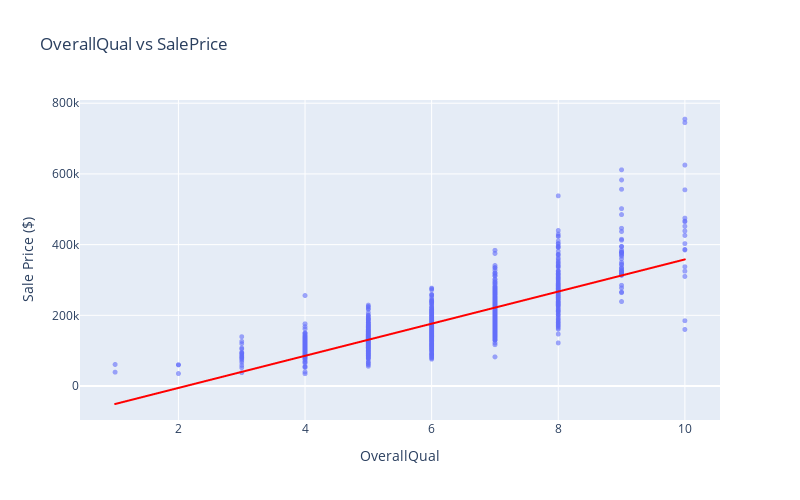
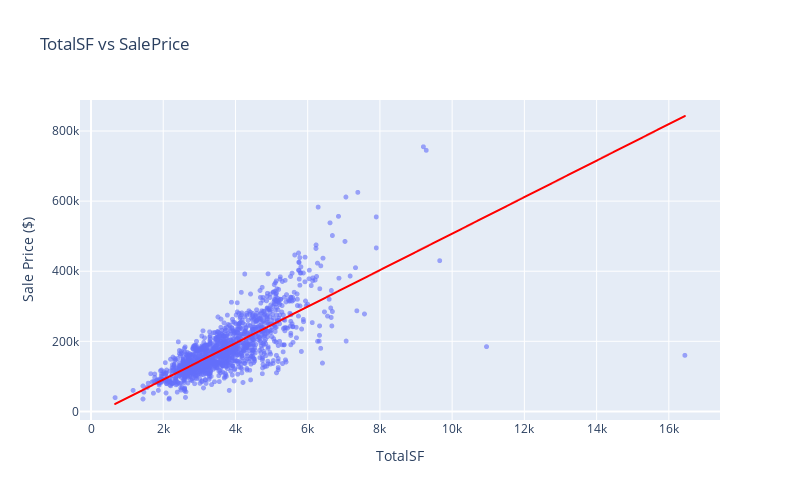
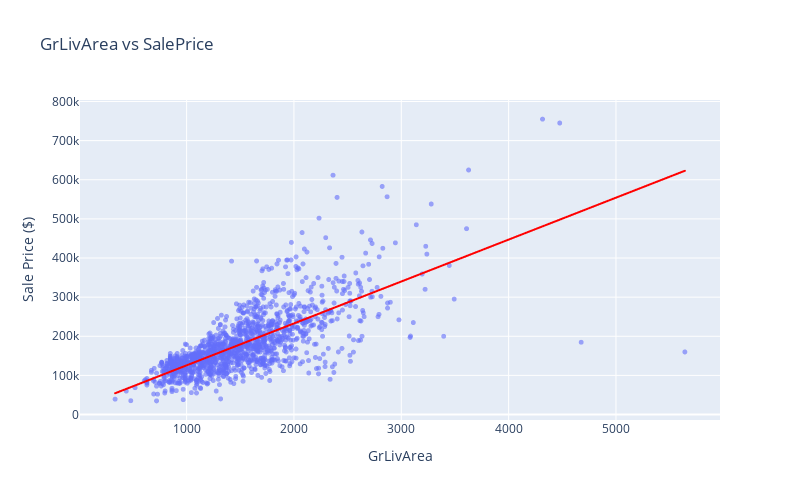
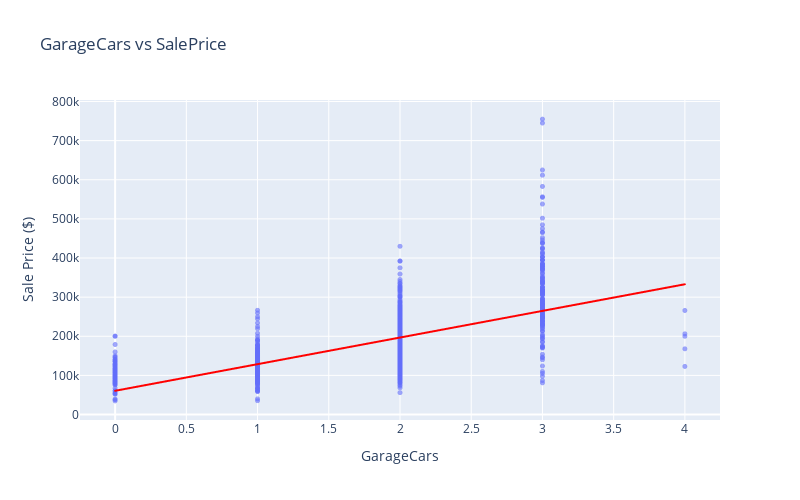

The notebook cell saved with these charts, in order:
### Markdown cell above
## Feature Visualisation

### Code cell
# Visualise selected features
for feature in selected_features:
    clean_data = data.dropna(subset=['SalePrice', feature])

    fig = px.scatter(
        clean_data,
        x=feature,
        y='SalePrice',
        title=f'{feature} vs SalePrice',
        labels={feature: feature, 'SalePrice': 'Sale Price ($)'},
        trendline="ols",
        trendline_color_override="red"
    )

    fig.update_traces(marker=dict(size=5, opacity=0.6))
    fig.update_layout(height=500, width=800)
    
    # Save as PNG
    filename = f"{feature}_vs_SalePrice.png"
    fig.write_image(filename)
    
    fig.show()

    print(f"\nRelationship: {feature} vs SalePrice")
    print(f"Data points: {len(clean_data):,}")
    print(f"Correlation: {price_corr[feature]:.3f}")

### Figure 1 — Plotly figure (JSON) as saved in the notebook; plotly's stock layout.template omitted (floating-point values rounded to 4 significant figures; data arrays with more than 128 entries replaced by an {"elided": "..."} marker saying what was removed)
{"data": [{"hovertemplate": "OverallQual=%{x}<br>Sale Price ($)=%{y}<extra></extra>", "legendgroup": "", "marker": {"color": "#636efa", "opacity": 0.6, "size": 5, "symbol": "circle"}, "mode": "markers", "name": "", "showlegend": false, "type": "scattergl", "x": {"elided": "1460 int values"}, "xaxis": "x", "y": {"elided": "1460 int values"}, "yaxis": "y"}, {"hovertemplate": "<b>OLS trendline</b><br>SalePrice = 45435.8 * OverallQual + -96206.1<br>R<sup>2</sup>=0.625652<br><br>OverallQual=%{x}<br>Sale Price ($)=%{y} <b>(trend)</b><extra></extra>", "legendgroup": "", "line": {"color": "red"}, "marker": {"color": "#636efa", "opacity": 0.6, "size": 5, "symbol": "circle"}, "mode": "lines", "name": "", "showlegend": false, "type": "scattergl", "x": {"elided": "1460 int values"}, "xaxis": "x", "y": {"elided": "1460 float values"}, "yaxis": "y"}], "layout": {"height": 500, "legend": {"tracegroupgap": 0}, "title": {"text": "OverallQual vs SalePrice"}, "width": 800, "xaxis": {"anchor": "y", "autorange": true, "domain": [0, 1], "range": [0.4452, 10.55], "title": {"text": "OverallQual"}, "type": "linear"}, "yaxis": {"anchor": "x", "autorange": true, "domain": [0, 1], "range": [-96030.0, 809100.0], "title": {"text": "Sale Price ($)"}, "type": "linear"}}}

### Figure 2 — Plotly figure (JSON) as saved in the notebook; plotly's stock layout.template omitted (floating-point values rounded to 4 significant figures; data arrays with more than 128 entries replaced by an {"elided": "..."} marker saying what was removed)
{"data": [{"hovertemplate": "TotalSF=%{x}<br>Sale Price ($)=%{y}<extra></extra>", "legendgroup": "", "marker": {"color": "#636efa", "opacity": 0.6, "size": 5, "symbol": "circle"}, "mode": "markers", "name": "", "showlegend": false, "type": "scattergl", "x": {"elided": "1460 int values"}, "xaxis": "x", "y": {"elided": "1460 int values"}, "yaxis": "y"}, {"hovertemplate": "<b>OLS trendline</b><br>SalePrice = 52.0866 * TotalSF + -13649.5<br>R<sup>2</sup>=0.574197<br><br>TotalSF=%{x}<br>Sale Price ($)=%{y} <b>(trend)</b><extra></extra>", "legendgroup": "", "line": {"color": "red"}, "marker": {"color": "#636efa", "opacity": 0.6, "size": 5, "symbol": "circle"}, "mode": "lines", "name": "", "showlegend": false, "type": "scattergl", "x": {"elided": "1460 int values"}, "xaxis": "x", "y": {"elided": "1460 float values"}, "yaxis": "y"}], "layout": {"height": 500, "legend": {"tracegroupgap": 0}, "title": {"text": "TotalSF vs SalePrice"}, "width": 800, "xaxis": {"anchor": "y", "autorange": true, "domain": [0, 1], "range": [-304.6, 17420.0], "title": {"text": "TotalSF"}, "type": "linear"}, "yaxis": {"anchor": "x", "autorange": true, "domain": [0, 1], "range": [-24510.0, 888500.0], "title": {"text": "Sale Price ($)"}, "type": "linear"}}}

### Figure 3 — Plotly figure (JSON) as saved in the notebook; plotly's stock layout.template omitted (floating-point values rounded to 4 significant figures; data arrays with more than 128 entries replaced by an {"elided": "..."} marker saying what was removed)
{"data": [{"hovertemplate": "GrLivArea=%{x}<br>Sale Price ($)=%{y}<extra></extra>", "legendgroup": "", "marker": {"color": "#636efa", "opacity": 0.6, "size": 5, "symbol": "circle"}, "mode": "markers", "name": "", "showlegend": false, "type": "scattergl", "x": {"elided": "1460 int values"}, "xaxis": "x", "y": {"elided": "1460 int values"}, "yaxis": "y"}, {"hovertemplate": "<b>OLS trendline</b><br>SalePrice = 107.13 * GrLivArea + 18569<br>R<sup>2</sup>=0.502149<br><br>GrLivArea=%{x}<br>Sale Price ($)=%{y} <b>(trend)</b><extra></extra>", "legendgroup": "", "line": {"color": "red"}, "marker": {"color": "#636efa", "opacity": 0.6, "size": 5, "symbol": "circle"}, "mode": "lines", "name": "", "showlegend": false, "type": "scattergl", "x": {"elided": "1460 int values"}, "xaxis": "x", "y": {"elided": "1460 float values"}, "yaxis": "y"}], "layout": {"height": 500, "legend": {"tracegroupgap": 0}, "title": {"text": "GrLivArea vs SalePrice"}, "width": 800, "xaxis": {"anchor": "y", "autorange": true, "domain": [0, 1], "range": [6.763, 5969.0], "title": {"text": "GrLivArea"}, "type": "linear"}, "yaxis": {"anchor": "x", "autorange": true, "domain": [0, 1], "range": [-13980.0, 803900.0], "title": {"text": "Sale Price ($)"}, "type": "linear"}}}

### Figure 4 — Plotly figure (JSON) as saved in the notebook; plotly's stock layout.template omitted (floating-point values rounded to 4 significant figures; data arrays with more than 128 entries replaced by an {"elided": "..."} marker saying what was removed)
{"data": [{"hovertemplate": "GarageCars=%{x}<br>Sale Price ($)=%{y}<extra></extra>", "legendgroup": "", "marker": {"color": "#636efa", "opacity": 0.6, "size": 5, "symbol": "circle"}, "mode": "markers", "name": "", "showlegend": false, "type": "scattergl", "x": {"elided": "1460 int values"}, "xaxis": "x", "y": {"elided": "1460 int values"}, "yaxis": "y"}, {"hovertemplate": "<b>OLS trendline</b><br>SalePrice = 68078 * GarageCars + 60619<br>R<sup>2</sup>=0.410124<br><br>GarageCars=%{x}<br>Sale Price ($)=%{y} <b>(trend)</b><extra></extra>", "legendgroup": "", "line": {"color": "red"}, "marker": {"color": "#636efa", "opacity": 0.6, "size": 5, "symbol": "circle"}, "mode": "lines", "name": "", "showlegend": false, "type": "scattergl", "x": {"elided": "1460 int values"}, "xaxis": "x", "y": {"elided": "1460 float values"}, "yaxis": "y"}], "layout": {"height": 500, "legend": {"tracegroupgap": 0}, "title": {"text": "GarageCars vs SalePrice"}, "width": 800, "xaxis": {"anchor": "y", "autorange": true, "domain": [0, 1], "range": [-0.2466, 4.247], "title": {"text": "GarageCars"}, "type": "linear"}, "yaxis": {"anchor": "x", "autorange": true, "domain": [0, 1], "range": [-13980.0, 803900.0], "title": {"text": "Sale Price ($)"}, "type": "linear"}}}
